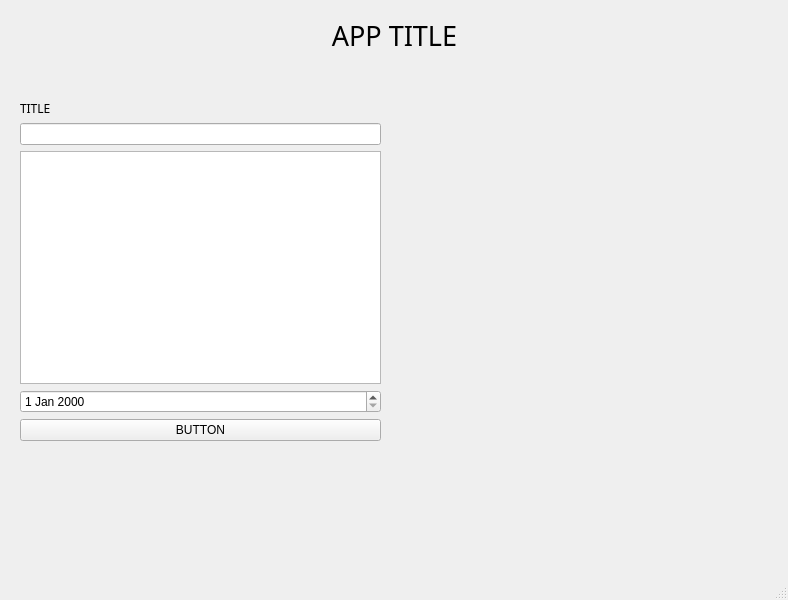
<?xml version="1.0" encoding="UTF-8"?>
<ui version="4.0">
 <class>MainWindow</class>
 <widget class="QMainWindow" name="MainWindow">
  <property name="geometry">
   <rect>
    <x>0</x>
    <y>0</y>
    <width>788</width>
    <height>600</height>
   </rect>
  </property>
  <property name="windowTitle">
   <string>MainWindow</string>
  </property>
  <widget class="QWidget" name="centralwidget">
   <widget class="QLabel" name="appTitle">
    <property name="geometry">
     <rect>
      <x>190</x>
      <y>20</y>
      <width>409</width>
      <height>31</height>
     </rect>
    </property>
    <property name="sizePolicy">
     <sizepolicy hsizetype="Preferred" vsizetype="Preferred">
      <horstretch>0</horstretch>
      <verstretch>0</verstretch>
     </sizepolicy>
    </property>
    <property name="font">
     <font>
      <family>Arial Black</family>
      <pointsize>20</pointsize>
      <italic>false</italic>
      <bold>false</bold>
      <underline>false</underline>
      <strikeout>false</strikeout>
     </font>
    </property>
    <property name="cursor">
     <cursorShape>ArrowCursor</cursorShape>
    </property>
    <property name="text">
     <string>APP TITLE</string>
    </property>
    <property name="textFormat">
     <enum>Qt::AutoText</enum>
    </property>
    <property name="alignment">
     <set>Qt::AlignCenter</set>
    </property>
   </widget>
   <widget class="QWidget" name="verticalLayoutWidget">
    <property name="geometry">
     <rect>
      <x>20</x>
      <y>100</y>
      <width>361</width>
      <height>341</height>
     </rect>
    </property>
    <layout class="QVBoxLayout" name="todoAdd">
     <item>
      <widget class="QLabel" name="todoAddTitle">
       <property name="font">
        <font>
         <family>Arial Black</family>
        </font>
       </property>
       <property name="text">
        <string>TITLE</string>
       </property>
      </widget>
     </item>
     <item>
      <widget class="QLineEdit" name="todoTitle"/>
     </item>
     <item>
      <widget class="QPlainTextEdit" name="todoText"/>
     </item>
     <item>
      <widget class="QDateEdit" name="todoDate"/>
     </item>
     <item>
      <widget class="QPushButton" name="todoButton">
       <property name="text">
        <string>BUTTON</string>
       </property>
      </widget>
     </item>
    </layout>
   </widget>
  </widget>
  <widget class="QMenuBar" name="menubar">
   <property name="geometry">
    <rect>
     <x>0</x>
     <y>0</y>
     <width>788</width>
     <height>25</height>
    </rect>
   </property>
  </widget>
  <widget class="QStatusBar" name="statusbar"/>
 </widget>
 <resources/>
 <connections/>
</ui>
